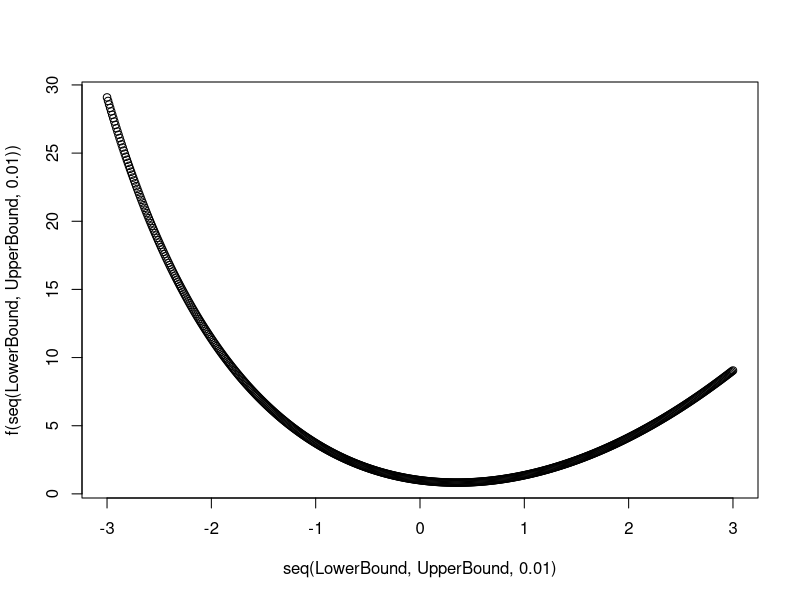

Generate this figure with R:

#Fibonacci Search

rm(list=ls())

#Defining minimization function

f = function(x)
{
  exp(-x) + (x)^2
}



#Set Input here

LowerBound=-3
UpperBound=3
Limit=10^-8

#Initial Values

#Creating Fibonacci Sequence

n=round(1 + (1/log(0.618))*log(Limit/(UpperBound-LowerBound)), digits=0)
Fibonacci = numeric(n)
Fibonacci[0] = 1
Fibonacci[1] = 1
for (i in 3:n) { 
  Fibonacci[i] = Fibonacci[i-1] + Fibonacci[i-2]
} 
Fibonacci

#Initial Lambda and Mu

Lambda=LowerBound+((Fibonacci[n-2]/Fibonacci[n])*(UpperBound-LowerBound))
Mu = LowerBound+((Fibonacci[n-1]/Fibonacci[n])*(UpperBound-LowerBound))


#Plot the graph for reference

plot(seq(LowerBound,UpperBound,0.01),f(seq(LowerBound,UpperBound,0.01)))

#Reset Iteration Counter
Iterations=1

while (UpperBound-LowerBound > Limit)
{
  if (f(Lambda) <= f(Mu))
  {
    LowerBound=LowerBound
    UpperBound=Mu
    Mu=Lambda
    Lambda=LowerBound+((Fibonacci[n-2]/Fibonacci[n])*(UpperBound-LowerBound))
  } else
  {
    LowerBound=Lambda
    UpperBound=UpperBound
    Lambda=Mu
    Mu=LowerBound+((Fibonacci[n-1]/Fibonacci[n])*(UpperBound-LowerBound))

  }
  Iterations=Iterations+1
  
}

#Final estimate
EstimatedMinimum=(LowerBound+UpperBound)/2

#Prints out the results

cat("The minimum will be found at",EstimatedMinimum, "after",Iterations, "iterations.")

#Solution: The minimum will be found at 0.3517337 after 44 iterations.
